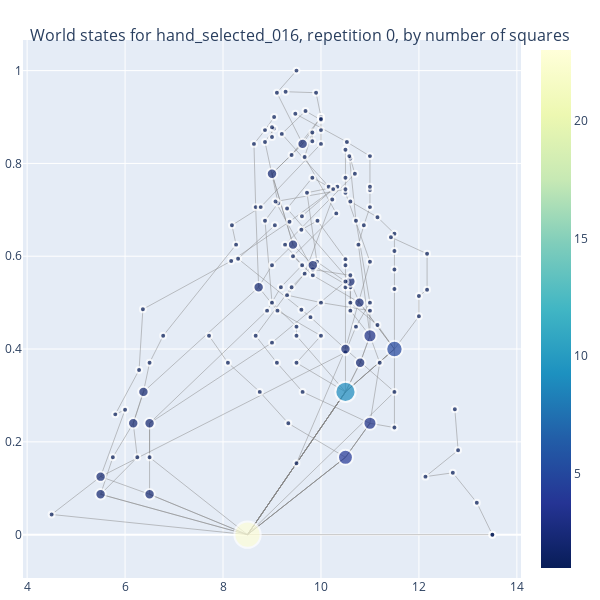
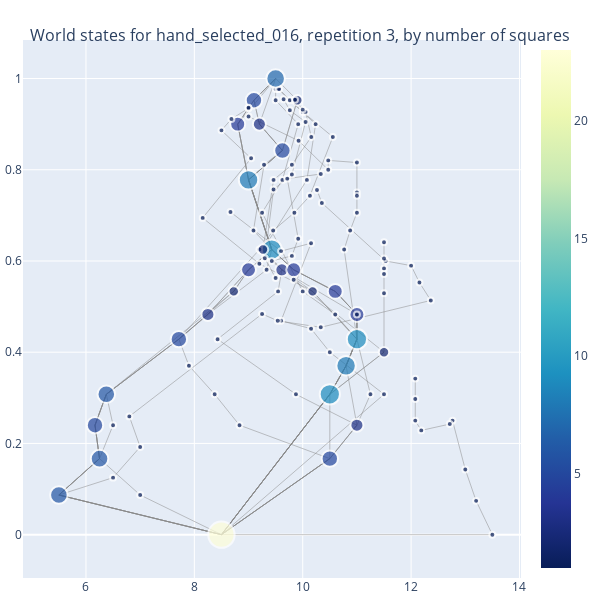

These figures' notebook cell, in order:
### Code cell
target = targets[7]
fig, ax = plt.subplots()
ax.axis('off')
ax.imshow(np.rot90(target_maps[target]))
plot_trajectory_graph(target_name=target, rep = 0)
# plot_trajectory_graph(target_name=target, rep = 1)
# plot_trajectory_graph(target_name=target, rep = 2)
plot_trajectory_graph(target_name=target, rep = 3)

### Figure 1 — Plotly figure (JSON) as saved in the notebook; plotly's stock layout.template omitted (floating-point values rounded to 4 significant figures; data arrays with more than 128 entries replaced by an {"elided": "..."} marker saying what was removed)
{"data": [{"hoverinfo": "none", "line": {"color": "#888", "width": 0.5}, "mode": "lines", "type": "scatter", "x": {"elided": "570 float values"}, "y": {"elided": "570 float values"}}, {"hoverinfo": "text", "marker": {"color": {"elided": "157 int values"}, "colorscale": [[0, "rgb(255,255,217)"], [0.125, "rgb(237,248,177)"], [0.25, "rgb(199,233,180)"], [0.375, "rgb(127,205,187)"], [0.5, "rgb(65,182,196)"], [0.625, "rgb(29,145,192)"], [0.75, "rgb(34,94,168)"], [0.875, "rgb(37,52,148)"], [1, "rgb(8,29,88)"]], "line": {"width": 2}, "reversescale": true, "showscale": true, "size": {"elided": "157 float values"}}, "mode": "markers", "type": "scatter", "x": {"elided": "157 float values"}, "y": {"elided": "157 float values"}}], "layout": {"annotations": [{"showarrow": false, "text": "", "x": 0.005, "xref": "paper", "y": -0.002, "yref": "paper"}], "height": 600, "hovermode": "closest", "margin": {"b": 20, "l": 5, "r": 5, "t": 40}, "showlegend": false, "title": {"font": {"size": 16}, "text": "<br>World states for hand_selected_016, repetition 0, by number of squares"}, "width": 600}}

### Figure 2 — Plotly figure (JSON) as saved in the notebook; plotly's stock layout.template omitted (floating-point values rounded to 4 significant figures; data arrays with more than 128 entries replaced by an {"elided": "..."} marker saying what was removed)
{"data": [{"hoverinfo": "none", "line": {"color": "#888", "width": 0.5}, "mode": "lines", "type": "scatter", "x": {"elided": "708 float values"}, "y": {"elided": "708 float values"}}, {"hoverinfo": "text", "marker": {"color": {"elided": "130 int values"}, "colorscale": [[0, "rgb(255,255,217)"], [0.125, "rgb(237,248,177)"], [0.25, "rgb(199,233,180)"], [0.375, "rgb(127,205,187)"], [0.5, "rgb(65,182,196)"], [0.625, "rgb(29,145,192)"], [0.75, "rgb(34,94,168)"], [0.875, "rgb(37,52,148)"], [1, "rgb(8,29,88)"]], "line": {"width": 2}, "reversescale": true, "showscale": true, "size": {"elided": "130 float values"}}, "mode": "markers", "type": "scatter", "x": {"elided": "130 float values"}, "y": {"elided": "130 float values"}}], "layout": {"annotations": [{"showarrow": false, "text": "", "x": 0.005, "xref": "paper", "y": -0.002, "yref": "paper"}], "height": 600, "hovermode": "closest", "margin": {"b": 20, "l": 5, "r": 5, "t": 40}, "showlegend": false, "title": {"font": {"size": 16}, "text": "<br>World states for hand_selected_016, repetition 3, by number of squares"}, "width": 600}}
